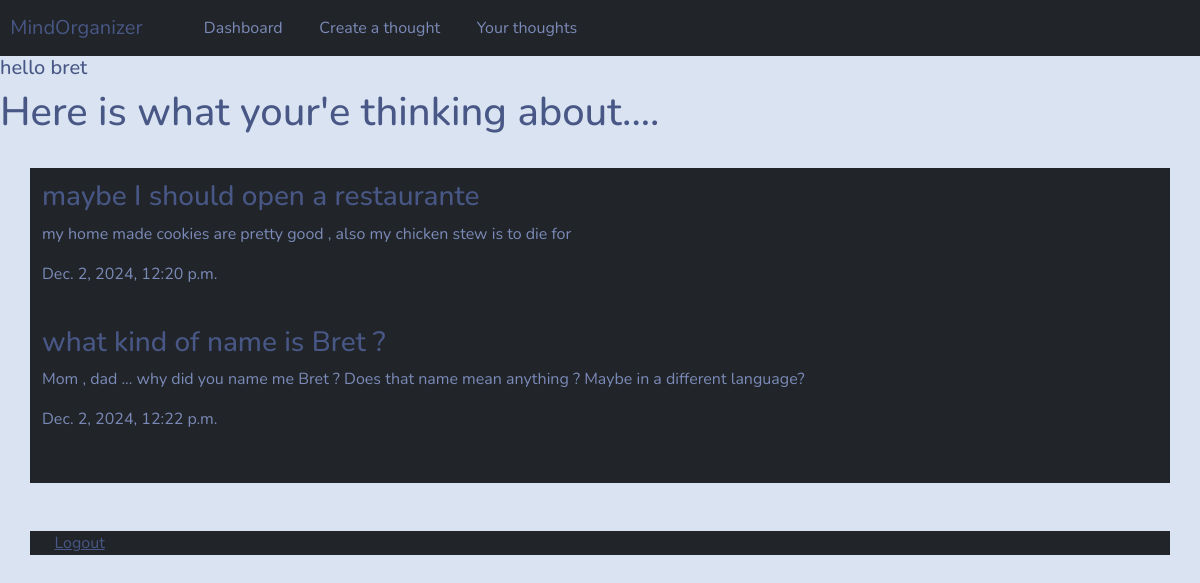
Screenshot of /yourThoughts/ (signed in) with the database file from the repository.
### MindOrganizer/models.py (models this page shows)
class Thought(models.Model):
    title = models.CharField(max_length=100)
    content = models.CharField(max_length=400)
    date_posted = models.DateTimeField(auto_now_add=True)
    author = models.ForeignKey(User, on_delete=models.CASCADE, null=True)

### MindOrganizer/views.py (the view)
# urls.py: path('yourThoughts/', views.yourThoughts , name='yourThoughts'),
@login_required(login_url='login')
def yourThoughts(request):
    currentUser = request.user.id
    thoughts = Thought.objects.filter(author=currentUser)
    context = {'thoughts':thoughts}
    return render(request, 'MindOrganizer/yourThoughts.html', context)

### MindOrganizer/templates/MindOrganizer/yourThoughts.html (shortened to what this page needs)
<!DOCTYPE html>
<html lang="en">
    <head>
        <link rel="stylesheet" type="text/css" href="https://bootswatch.com/5/morph/bootstrap.min.css">
    </head>
    <body>
         <nav class="navbar navbar-expand-lg navbar-light bg-dark justify-content-center">
            <a class="navbar-brand main-heading">
              &nbsp; MindOrganizer
            </a>
              <div class="collapse navbar-collapse text-center" id="navbarNavDropdown">
                <ul class="navbar-nav ml-auto">
                  <li class="nav-item">
                    <a class="nav-link"  href="{% url 'dashboard'%}">Dashboard</a>
                  </li>
                  <li class="nav-item">
                    <a class="nav-link"  href="{% url 'createThought'%}" >Create a thought</a>
                  </li>
                  <li class="nav-item">
                    <a class="nav-link"   href="{% url 'yourThoughts'%}" >Your thoughts</a>
                  </li>
                </ul>
              </div>
        </nav>
        <h5> hello {{user}}</h5>
        <h1>   Here is what your'e thinking about....</h1>
        <br>
          <div class="container bg-dark shadow-md" style ='padding: 1%;'>
          {%for thought in thoughts%}
                <h3>{{thought.title}}</h3>
                <p>{{thought.content}}</p>
                <p>{{thought.date_posted}}</p>
            <br>
          {%endfor%}
          </div>
        <br><br>
        <div class="container bg-dark shadow-md">&nbsp;&nbsp;&nbsp;<a href =  "{%url 'logout'%}">Logout</a></div>
    </body>
</html>

### rows the page displays
Thought: title "maybe I should open a restaurante", content "my home made cookies are pretty good , also my chicken stew is to die for", date_posted "Dec. 2, 2024, 12:20 p.m."
Thought: title "what kind of name is Bret ?", content "Mom , dad ... why did you name me Bret ? Does that name mean anything ? Maybe in a different language?", date_posted "Dec. 2, 2024, 12:22 p.m."

### other values shown
{{ user }} "bret"
